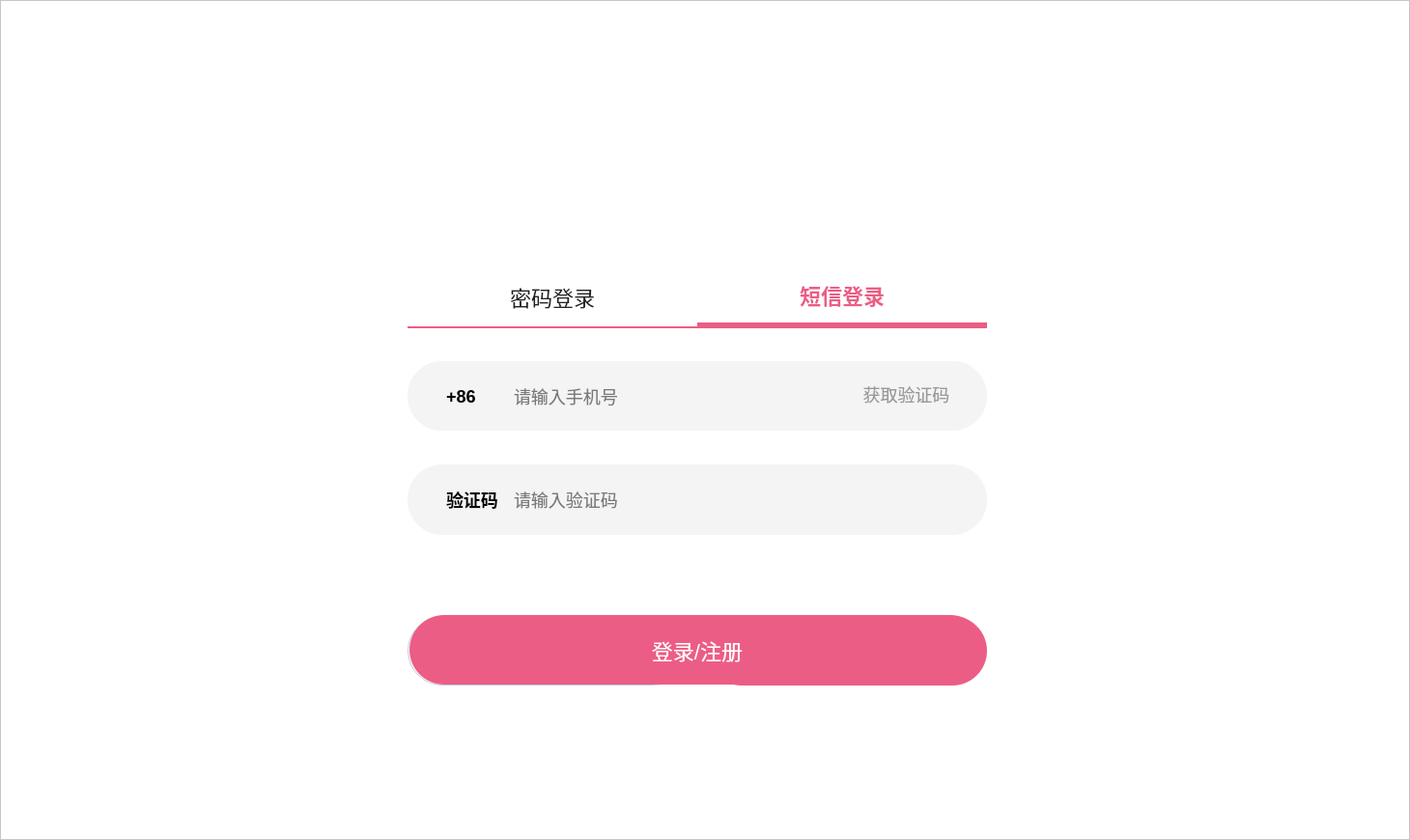
<?xml version="1.0" encoding="UTF-8"?>
<ui version="4.0">
 <class>Login</class>
 <widget class="QWidget" name="Login">
  <property name="geometry">
   <rect>
    <x>0</x>
    <y>0</y>
    <width>1460</width>
    <height>870</height>
   </rect>
  </property>
  <property name="windowTitle">
   <string>Form</string>
  </property>
  <layout class="QVBoxLayout" name="verticalLayout">
   <property name="spacing">
    <number>0</number>
   </property>
   <property name="leftMargin">
    <number>0</number>
   </property>
   <property name="topMargin">
    <number>0</number>
   </property>
   <property name="rightMargin">
    <number>0</number>
   </property>
   <property name="bottomMargin">
    <number>0</number>
   </property>
   <item>
    <widget class="QFrame" name="loginBg">
     <property name="styleSheet">
      <string notr="true">#loginBg{ background-color : #FFFFFF; }</string>
     </property>
     <property name="frameShape">
      <enum>QFrame::Shape::StyledPanel</enum>
     </property>
     <property name="frameShadow">
      <enum>QFrame::Shadow::Raised</enum>
     </property>
     <layout class="QVBoxLayout" name="verticalLayout_2">
      <property name="spacing">
       <number>0</number>
      </property>
      <property name="leftMargin">
       <number>0</number>
      </property>
      <property name="topMargin">
       <number>0</number>
      </property>
      <property name="rightMargin">
       <number>0</number>
      </property>
      <property name="bottomMargin">
       <number>0</number>
      </property>
      <item>
       <widget class="QWidget" name="head" native="true">
        <property name="minimumSize">
         <size>
          <width>0</width>
          <height>68</height>
         </size>
        </property>
        <property name="maximumSize">
         <size>
          <width>16777215</width>
          <height>68</height>
         </size>
        </property>
        <property name="styleSheet">
         <string notr="true">QPushButton{ border : none; }</string>
        </property>
        <layout class="QHBoxLayout" name="horizontalLayout">
         <property name="spacing">
          <number>36</number>
         </property>
         <property name="leftMargin">
          <number>0</number>
         </property>
         <property name="topMargin">
          <number>0</number>
         </property>
         <property name="rightMargin">
          <number>36</number>
         </property>
         <property name="bottomMargin">
          <number>0</number>
         </property>
         <item>
          <spacer name="horizontalSpacer">
           <property name="orientation">
            <enum>Qt::Orientation::Horizontal</enum>
           </property>
           <property name="sizeHint" stdset="0">
            <size>
             <width>1307</width>
             <height>20</height>
            </size>
           </property>
          </spacer>
         </item>
         <item>
          <widget class="QPushButton" name="min">
           <property name="minimumSize">
            <size>
             <width>20</width>
             <height>20</height>
            </size>
           </property>
           <property name="maximumSize">
            <size>
             <width>20</width>
             <height>20</height>
            </size>
           </property>
           <property name="styleSheet">
            <string notr="true">#min{ border-image:url(:/images/login/suoxiao.png); }</string>
           </property>
           <property name="text">
            <string/>
           </property>
          </widget>
         </item>
         <item>
          <widget class="QPushButton" name="quit">
           <property name="minimumSize">
            <size>
             <width>20</width>
             <height>20</height>
            </size>
           </property>
           <property name="maximumSize">
            <size>
             <width>20</width>
             <height>20</height>
            </size>
           </property>
           <property name="styleSheet">
            <string notr="true">#quit{ border-image:url(:/images/login/quxiao.png); }</string>
           </property>
           <property name="text">
            <string/>
           </property>
          </widget>
         </item>
        </layout>
       </widget>
      </item>
      <item>
       <widget class="QWidget" name="body" native="true">
        <layout class="QHBoxLayout" name="horizontalLayout_2">
         <property name="spacing">
          <number>0</number>
         </property>
         <property name="leftMargin">
          <number>421</number>
         </property>
         <property name="topMargin">
          <number>0</number>
         </property>
         <property name="rightMargin">
          <number>421</number>
         </property>
         <property name="bottomMargin">
          <number>0</number>
         </property>
         <item>
          <widget class="QWidget" name="content" native="true">
           <property name="styleSheet">
            <string notr="true">*{ font-family : 微软雅⿊; font-size : 22px; }</string>
           </property>
           <widget class="QLabel" name="logLabel">
            <property name="geometry">
             <rect>
              <x>160</x>
              <y>60</y>
              <width>280</width>
              <height>78</height>
             </rect>
            </property>
            <property name="styleSheet">
             <string notr="true">#logLabel{ border-image:url(:/images/login/bilishipin.png); }</string>
            </property>
            <property name="text">
             <string/>
            </property>
           </widget>
           <widget class="QPushButton" name="passwordBtn">
            <property name="geometry">
             <rect>
              <x>0</x>
              <y>208</y>
              <width>300</width>
              <height>63</height>
             </rect>
            </property>
            <property name="styleSheet">
             <string notr="true">#passwordBtn{ 
	font-size : 22px; 
	color : #222222; 
	border : none; 
	border-bottom: 2px solid #EC5D85; 
}</string>
            </property>
            <property name="text">
             <string>密码登录</string>
            </property>
           </widget>
           <widget class="QPushButton" name="messageBtn">
            <property name="geometry">
             <rect>
              <x>300</x>
              <y>208</y>
              <width>300</width>
              <height>63</height>
             </rect>
            </property>
            <property name="styleSheet">
             <string notr="true">#messageBtn{ 
	font-size : 22px; 
	color : #EC5D85; 
	font-weight:bold; 
	border : none; 
	border-bottom : 6px solid #EC5D85; 
}</string>
            </property>
            <property name="text">
             <string>短信登录</string>
            </property>
           </widget>
           <widget class="QWidget" name="passwordWidget" native="true">
            <property name="geometry">
             <rect>
              <x>0</x>
              <y>270</y>
              <width>600</width>
              <height>374</height>
             </rect>
            </property>
            <property name="styleSheet">
             <string notr="true">QLabel{ 
	font-size : 18px; 
	font-weight : bold; 
} 
QFrame{ 
	background: #F5F4F5; 
	border-radius: 36px;
} 
QLineEdit{ 
	font-size : 18px; 
	border : none; 
	background-color : #F5F4F5; 
}</string>
            </property>
            <widget class="QFrame" name="passwordBox">
             <property name="geometry">
              <rect>
               <x>0</x>
               <y>143</y>
               <width>600</width>
               <height>72</height>
              </rect>
             </property>
             <property name="frameShape">
              <enum>QFrame::Shape::StyledPanel</enum>
             </property>
             <property name="frameShadow">
              <enum>QFrame::Shadow::Raised</enum>
             </property>
             <widget class="QLabel" name="passwordLabel">
              <property name="geometry">
               <rect>
                <x>40</x>
                <y>24</y>
                <width>36</width>
                <height>24</height>
               </rect>
              </property>
              <property name="text">
               <string>密码</string>
              </property>
             </widget>
             <widget class="QLineEdit" name="passwordNum">
              <property name="geometry">
               <rect>
                <x>124</x>
                <y>20</y>
                <width>400</width>
                <height>25</height>
               </rect>
              </property>
              <property name="placeholderText">
               <string>请输入密码</string>
              </property>
             </widget>
            </widget>
            <widget class="QFrame" name="accountBox">
             <property name="geometry">
              <rect>
               <x>0</x>
               <y>35</y>
               <width>600</width>
               <height>72</height>
              </rect>
             </property>
             <property name="frameShape">
              <enum>QFrame::Shape::StyledPanel</enum>
             </property>
             <property name="frameShadow">
              <enum>QFrame::Shadow::Raised</enum>
             </property>
             <widget class="QLabel" name="accountLabel">
              <property name="geometry">
               <rect>
                <x>40</x>
                <y>24</y>
                <width>36</width>
                <height>24</height>
               </rect>
              </property>
              <property name="text">
               <string>账号</string>
              </property>
             </widget>
             <widget class="QLineEdit" name="accountNum">
              <property name="geometry">
               <rect>
                <x>124</x>
                <y>20</y>
                <width>400</width>
                <height>25</height>
               </rect>
              </property>
              <property name="placeholderText">
               <string>请输入手机号</string>
              </property>
             </widget>
            </widget>
            <widget class="QPushButton" name="loginNow">
             <property name="geometry">
              <rect>
               <x>310</x>
               <y>299</y>
               <width>290</width>
               <height>72</height>
              </rect>
             </property>
             <property name="styleSheet">
              <string notr="true">#loginNow{ color : #FFFFFF; background-color : #EC5D85; border-radius : 36px; }</string>
             </property>
             <property name="text">
              <string>登录</string>
             </property>
            </widget>
            <widget class="QPushButton" name="registerNow">
             <property name="geometry">
              <rect>
               <x>0</x>
               <y>299</y>
               <width>290</width>
               <height>72</height>
              </rect>
             </property>
             <property name="styleSheet">
              <string notr="true">#registerNow{ color : #222222; border-radius: 36px; border: 1px solid #C2C9D9; }</string>
             </property>
             <property name="text">
              <string>立即注册</string>
             </property>
            </widget>
           </widget>
           <widget class="QWidget" name="messageWidget" native="true">
            <property name="geometry">
             <rect>
              <x>0</x>
              <y>270</y>
              <width>600</width>
              <height>374</height>
             </rect>
            </property>
            <property name="styleSheet">
             <string notr="true">QFrame{ 
	font-size : 18px; 
	background: #F5F4F5; 
	border-radius: 36px; 
} 
QLineEdit{ 
	border : none; 
	font-size : 18px; 
	background-color: #F5F4F5; 
} 
QLabel{ font-weight : bold; }</string>
            </property>
            <widget class="QFrame" name="phoneFrame">
             <property name="geometry">
              <rect>
               <x>0</x>
               <y>35</y>
               <width>600</width>
               <height>72</height>
              </rect>
             </property>
             <property name="frameShape">
              <enum>QFrame::Shape::StyledPanel</enum>
             </property>
             <property name="frameShadow">
              <enum>QFrame::Shadow::Raised</enum>
             </property>
             <widget class="QLabel" name="phoneLabel">
              <property name="geometry">
               <rect>
                <x>40</x>
                <y>24</y>
                <width>40</width>
                <height>24</height>
               </rect>
              </property>
              <property name="text">
               <string>+86</string>
              </property>
             </widget>
             <widget class="QLineEdit" name="phoneNum">
              <property name="geometry">
               <rect>
                <x>108</x>
                <y>24</y>
                <width>350</width>
                <height>24</height>
               </rect>
              </property>
              <property name="placeholderText">
               <string>请输入手机号</string>
              </property>
             </widget>
             <widget class="QPushButton" name="authcodeBtn">
              <property name="geometry">
               <rect>
                <x>470</x>
                <y>20</y>
                <width>93</width>
                <height>28</height>
               </rect>
              </property>
              <property name="styleSheet">
               <string notr="true">#authcodeBtn{ color : #999999; font-size:18px; border:none; }</string>
              </property>
              <property name="text">
               <string>获取验证码</string>
              </property>
             </widget>
            </widget>
            <widget class="QFrame" name="authcodeFrame">
             <property name="geometry">
              <rect>
               <x>0</x>
               <y>142</y>
               <width>600</width>
               <height>72</height>
              </rect>
             </property>
             <property name="frameShape">
              <enum>QFrame::Shape::StyledPanel</enum>
             </property>
             <property name="frameShadow">
              <enum>QFrame::Shadow::Raised</enum>
             </property>
             <widget class="QLabel" name="authcodeLabel">
              <property name="geometry">
               <rect>
                <x>40</x>
                <y>24</y>
                <width>54</width>
                <height>24</height>
               </rect>
              </property>
              <property name="text">
               <string>验证码</string>
              </property>
             </widget>
             <widget class="QLineEdit" name="authcode">
              <property name="geometry">
               <rect>
                <x>108</x>
                <y>24</y>
                <width>350</width>
                <height>24</height>
               </rect>
              </property>
              <property name="placeholderText">
               <string>请输入验证码</string>
              </property>
             </widget>
            </widget>
            <widget class="QPushButton" name="loginOrRegister">
             <property name="geometry">
              <rect>
               <x>2</x>
               <y>298</y>
               <width>596</width>
               <height>72</height>
              </rect>
             </property>
             <property name="styleSheet">
              <string notr="true">#loginOrRegister{ 
	font-size : 22px; 
	color : #FFFFFF; 
	background: #EC5D85; 
	border-radius: 36px; 
}</string>
             </property>
             <property name="text">
              <string>登录/注册</string>
             </property>
            </widget>
           </widget>
          </widget>
         </item>
        </layout>
       </widget>
      </item>
     </layout>
    </widget>
   </item>
  </layout>
 </widget>
 <resources/>
 <connections/>
</ui>
